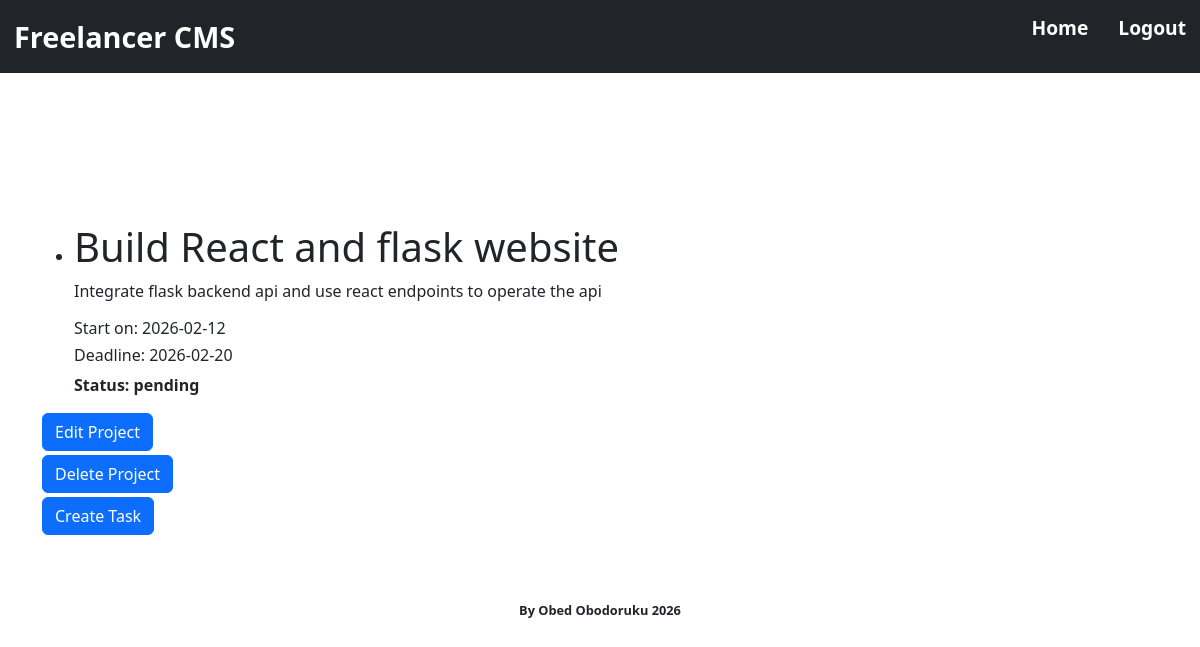
/project/2 (signed in), run on the app's committed database.
### app/models.py (models this page shows, shortened)
class Project(db.Model):
    id = db.Column(db.Integer, primary_key=True)
    title = db.Column(db.String(150), nullable=False)
    description = db.Column(db.Text)
    start_date = db.Column(db.Date, nullable=False)
    deadline = db.Column(db.Date)
    status = db.Column(db.String(50), nullable=False, default="pending")
    client_id = db.Column(db.Integer, db.ForeignKey("clients.id"), nullable=False)
    tasks = db.relationship("Task", backref="project", cascade="all, delete-orphan", passive_deletes=True, lazy=True)
    invoice = db.relationship("Invoice", backref="project", uselist=False)

### app/routes.py (the view)
@app.route("/project/<int:project_id>", methods=["GET", "POST"])
@login_required
def project(project_id):
    project = Project.query.get_or_404(project_id)
    return render_template("project.html", project=project, title=f"Project {project.title}")

### app/models.py (called while the page is built)
@login_manager.user_loader
def load_user(user_id):
    return User.query.get(int(user_id))

### app/templates/project.html (shortened to what this page needs)
{% extends "base.html" %}
{% block body %}
    <div>
        <ul>
            <li>
                <div>
                    <h1>{{ project.title }}</h1>
                    <div class="mb-3">
                        <span>{{ project.description }}</span>
                    </div>
                    <h6>
                        Start on:
                        <span>{{ project.start_date }}</span>
                    </h6>
                    <h6>
                        Deadline:
                        <span>{{ project.deadline }}</span>
                    </h6>
                    <span style="font-weight: bolder;">Status: {{ project.status }}</span>
                </div>
            </li>
        </ul>
        <div class="mb-1">
            <a href="{{ url_for('edit_project', project_id=project.id) }}">
                <button class="btn btn-primary">Edit Project</button>
            </a>
        </div>
        <div class="mb-1">
            <form method="POST" action="{{ url_for('delete_project', project_id=project.id) }}">
                <button class="btn btn-primary" type="submit">Delete Project</button>
            </form>
        </div>
        <div class="mb-1">
            <form method="POST" action="{{ url_for('create_task', project_id=project.id) }}">
                <button class="btn btn-primary" type="submit">Create Task</button>
            </form>
        </div>
    </div>
{% endblock %}

### app/static/main.css (style rules this page uses)
* { box-sizing: border-box; margin: 0; padding: 0; }

### data on the page
Project: title "Build React and flask website", description "Integrate flask backend api and use react endpoints to operate the api", start_date "2026-02-12", deadline "2026-02-20", status "pending"
